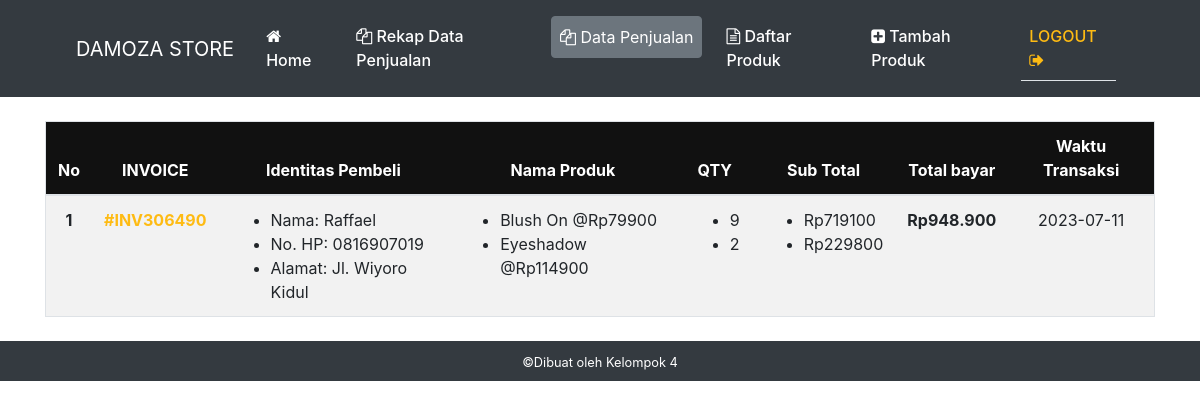
Screenshot of /pemilik_toko/data-penjualan.php with the database file from the repository.
### tables this page shows
CREATE TABLE `penjualan` (
  `id_penjualan` int(4) NOT NULL,
  `invoice` char(10) NOT NULL,
  `jumlah` int(10) NOT NULL,
  `total` int(20) NOT NULL,
  `waktu_transaksi` date NOT NULL,
  `nama_pembeli` varchar(255) NOT NULL,
  `no_hp` varchar(20) NOT NULL,
  `alamat` text NOT NULL
);

CREATE TABLE `cart` (
  `id_cart` int(4) NOT NULL,
  `invoice` char(10) NOT NULL,
  `id_produk` int(4) NOT NULL,
  `jumlah` int(10) NOT NULL,
  `total` int(20) NOT NULL
);

CREATE TABLE `produk` (
  `id_produk` int(4) NOT NULL,
  `nama` varchar(255) NOT NULL,
  `harga` int(20) NOT NULL,
  `stock` int(20) NOT NULL
);

### functions.php (called while the page is built)
<?php
	function rp($angka){
	  	$rupiah=number_format($angka,0,',','.');
	  	return $rupiah;
	}

### pemilik_toko/data-penjualan.php (the view, shortened to what this page needs)
<?php
    require '../koneksinya.php';
    require '../functions.php';
?>
<!DOCTYPE html>
<html lang="en">
<head>
    <link rel="stylesheet" href="../plugins/css/bootstrap.css">
    <link rel="stylesheet" href="../plugins/css/font-awesome.min.css">
</head>
<body>
    <div class="container-fluid bg-dark">
        <div class="container">
            <nav class="navbar navbar-expand-md bg-dark navbar-dark">
                <div class="container">
                    <a class="navbar-brand text-uppercase" href="home.php" href="#">DAMOZA STORE</a>
                    <div class="collapse navbar-collapse font-weight-semi-bold justify-content-end" id="navbarNavDropdownMenu">
                        <ul class="navbar-nav">
                            <li class="nav-item p-2">
                                <a class="nav-link " href="home.php"><i class="fa fa-home"></i> Home</a>
                            </li>
                            <li class="nav-item p-2">
                                <a class="nav-link" href="rekap-data-penjualan.php"><i class="fa fa-files-o" aria-hidden="true"></i> Rekap Data Penjualan</a>
                            </li>
                            <li class="nav-item p-2">
                                <a class="nav-link  btn btn-secondary" href="data-penjualan.php"><i class="fa fa-files-o" aria-hidden="true"></i> Data Penjualan</a>
                            </li>
                            <li class="nav-item p-2">
                                <a class="nav-link" href="daftar-produk.php"><i class="fa fa-file-text-o" aria-hidden="true"></i> Daftar Produk</a>
                            </li>
                            <li class="nav-item p-2">
                                <a class="nav-link" href="tambah-produk.php"><i class="fa fa-plus-square" aria-hidden="true"></i> Tambah Produk</a>
                            </li>
                            <li class="nav-item p-2">
                                <a class="nav-link text-primary border-bottom" href="logout.php">LOGOUT <i class="fa fa-sign-out" aria-hidden="true"></i></a>
                            </li>
                        </ul>
                    </div>
                </div>
            </nav>
        </div>
    </div>
    <div class="container my-4 text-center">
        <table class="table table-striped border mt-4">
            <thead class="bg-black text-white">
                <tr>
                    <th scope="col">No</th>
                    <th scope="col">INVOICE</th>
                    <th scope="col">Identitas Pembeli</th>
                    <th scope="col">Nama Produk</th>
                    <th scope="col">QTY</th>
                    <th scope="col">Sub Total</th>
                    <th scope="col">Total bayar</th>
                    <th scope="col">Waktu Transaksi</th>
                </tr>
            </thead>
            <tbody>
                <?php
                    $no                 = 1;
                    $query              = "SELECT * FROM penjualan ORDER BY waktu_transaksi DESC";
                    $mysqlQuery         = mysqli_query($koneksinya, $query);
                    while ($result      = mysqli_fetch_assoc($mysqlQuery)) {
                ?>
                <tr>
                    <th scope="row"><?php echo $no++; ?></th>
                    <td><strong><a href="#"><?php echo $result['invoice']; ?></a></strong></td>
                    <td class="text-left">
                        <ul class="my-0">
                            <li>Nama: <?= $result['nama_pembeli'] ?></li>
                            <li>No. HP: <?= $result['no_hp'] ?></li>
                            <li>Alamat: <?= $result['alamat'] ?></li>
                        </ul>
                    </td>
                    <td class="text-left">
                        <ul class="my-0">
                            <?php
                                $query_produk = mysqli_query($koneksinya, "SELECT * FROM cart INNER JOIN produk ON cart.id_produk = produk.id_produk WHERE invoice='$result[invoice]'");
                                while ($resultProduk = mysqli_fetch_assoc($query_produk)){
                            ?>
                            <li><?= $resultProduk['nama'] ?> @Rp<?= $resultProduk['harga'] ?></li>
                            <?php } ?>
                        </ul>
                    </td>
                    <td class="text-left">
                        <ul class="my-0">
                            <?php
                                $query_qty = mysqli_query($koneksinya, "SELECT * FROM cart WHERE invoice='$result[invoice]'");
                                while ($resultQTY = mysqli_fetch_assoc($query_qty)){
                            ?>
                            <li><?= $resultQTY['jumlah'] ?></li>
                            <?php } ?>
                        </ul>
                    </td>
                    <td class="text-left">
                        <ul class="my-0">
                            <?php
                                $query_sub = mysqli_query($koneksinya, "SELECT * FROM cart WHERE invoice='$result[invoice]'");
                                while ($resultSUB = mysqli_fetch_assoc($query_sub)){
                            ?>
                            <li>Rp<?= $resultSUB['total'] ?></li>
                            <?php } ?>
                        </ul>
                    </td>
                    <td><strong>Rp<?php echo rp($result['total']); ?></strong></td>
                    <td><?php echo $result['waktu_transaksi']; ?></td>
                </tr>
                <?php } ?>
            </tbody>
        </table>
    </div>
    <div class="container-fluid text-center py-2 text-white bg-dark">
            <small>&copy;Dibuat oleh Kelompok 4</small>
        </div>
</body>
</html>

### rows the page displays
penjualan: invoice "#INV306490", nama_pembeli "Raffael", no_hp "0816907019", alamat "Jl. Wiyoro Kidul", total "948.900", waktu_transaksi "2023-07-11"
cart: id_produk.nama "Blush On", id_produk.harga "79900", jumlah "9", total "719100"
cart: id_produk.nama "Eyeshadow", id_produk.harga "114900", jumlah "2", total "229800"
